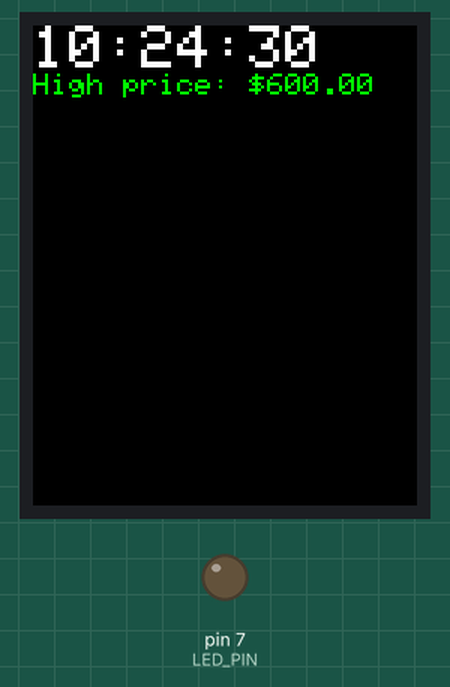
Simulated run of this sketch. Board: Arduino Uno, built with avr-gcc and run on an emulated ATmega328P. On the bench: 128×160 colour display, output pins drawn as LEDs (lit = HIGH). The local clock reads 2024-03-15 10:24:30 at power-on unless the sketch sets it.

Above: at 0.2 s.
At 4.3 s:
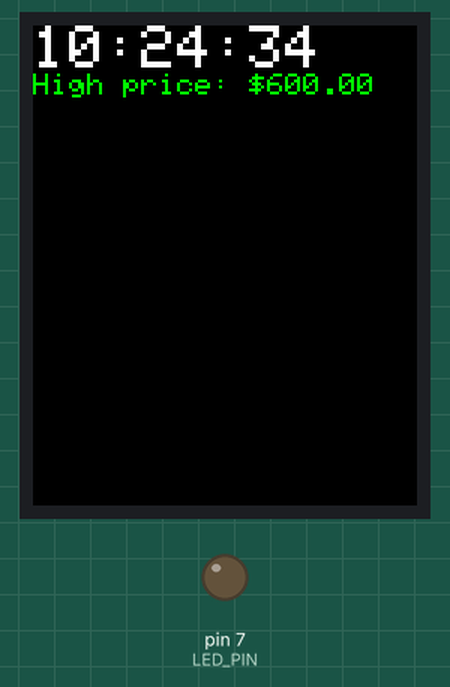
At 9.5 s:
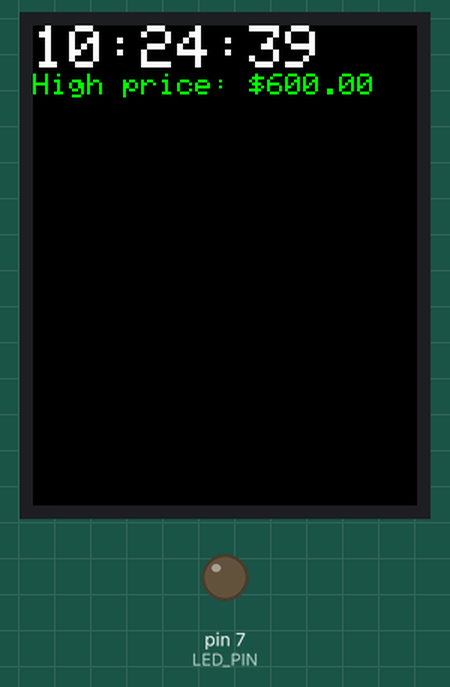
At 18.7 s:
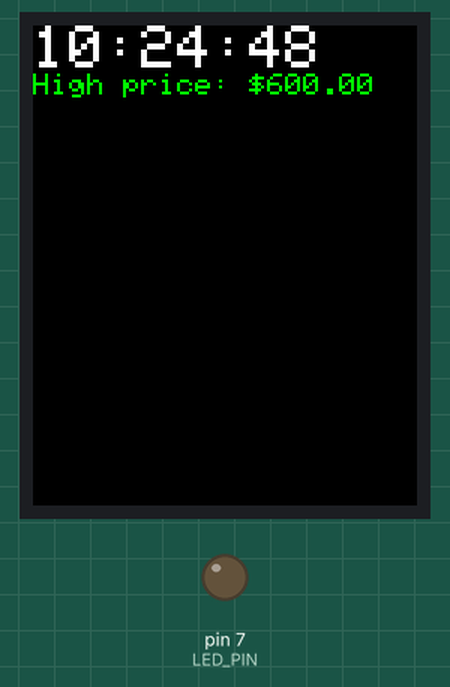
At 27.9 s:
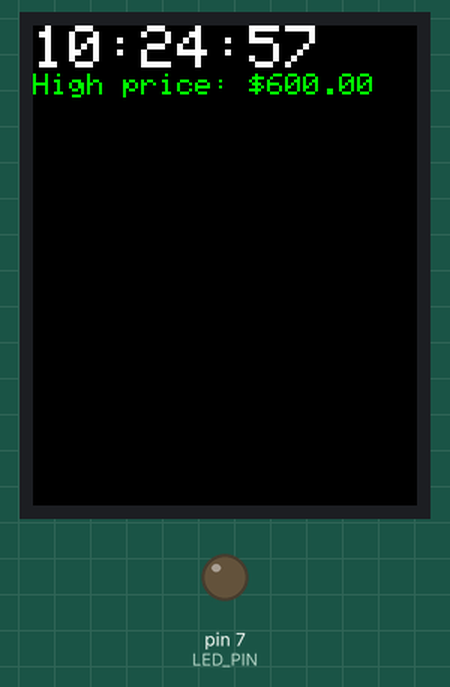
At 38.2 s:
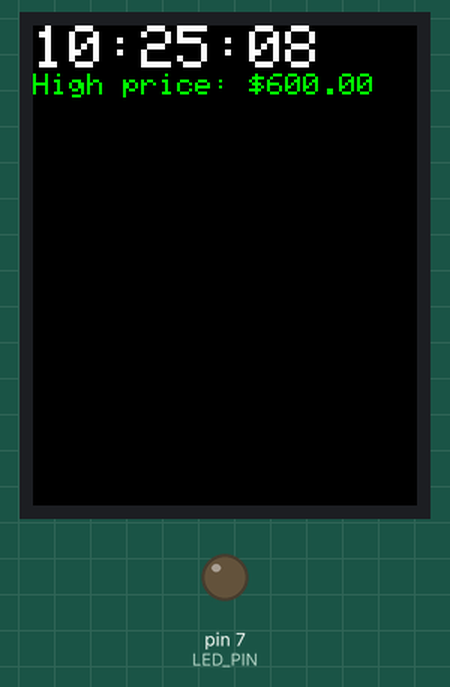

The sketch:

utility.ino
```cpp
#include <Wire.h>
#include <Adafruit_GFX.h>
#include <Adafruit_ST7735.h>
#include <RTClib.h>

#define TFT_CS     10
#define TFT_RST    8
#define TFT_DC     9
#define LED_PIN    7  // Connect the LED to this pin

Adafruit_ST7735 tft = Adafruit_ST7735(TFT_CS, TFT_DC, TFT_RST);
RTC_DS3231 rtc;

const char* csvData = "\
Time,Price\n\
1,300\n\
0,280\n\
2,260\n\
3,240\n\
4,220\n\
5,200\n\
6,250\n\
7,300\n\
8,400\n\
9,500\n\
10,600\n\
11,550\n\
12,450\n\
13,450\n\
14,400\n\
15,350\n\
16,300\n\
17,400\n\
18,500\n\
19,600\n\
20,500\n\
21,400\n\
22,350\n\
23,300";

void setup() {
  Serial.begin(9600);

  // Initialize TFT
  tft.initR(INITR_BLACKTAB);

  // Initialize RTC
  if (!rtc.begin()) {
    Serial.println("Couldn't find RTC");
    while (1);
  }

  if (rtc.lostPower()) {
    Serial.println("RTC lost power, let's set the time!");
    rtc.adjust(DateTime(F(__DATE__), F(__TIME__)));
  }

  pinMode(LED_PIN, OUTPUT);
}

void loop() {
  DateTime now = rtc.now();

  // Display the time on TFT and check price
  displayTimeAndCheckPrice(now);

  delay(1000); // Update every 1 second
}

void displayTimeAndCheckPrice(DateTime now) {
  tft.fillScreen(ST7735_BLACK);
  tft.setCursor(0, 0);

  // Print the time
  tft.setTextSize(2);
  tft.setTextColor(ST7735_WHITE);
  tft.print(now.hour(), DEC);
  tft.print(':');
  if (now.minute() < 10) {
    tft.print('0');
  }
  tft.print(now.minute(), DEC);
  tft.print(':');
  if (now.second() < 10) {
    tft.print('0');
  }
  tft.println(now.second(), DEC);

  // Check electricity price
  checkElectricityPrice(now);
}

void checkElectricityPrice(DateTime now) {
  int hour = now.hour();

  // Find the corresponding row in CSV data
  char searchStr[4];
  sprintf(searchStr, "%02d", hour);

  char* priceStr = strstr(csvData, searchStr);

  if (priceStr != NULL) {
    // Extract the price value in cents
    int priceInCents = atoi(priceStr + strlen(searchStr) + 1);

    // Convert cents to dollars
    float priceInDollars = static_cast<float>(priceInCents);

    if (priceInDollars < 501.0) {
      // Low price, turn on LED and display message
      digitalWrite(LED_PIN, HIGH);
      tft.setTextSize(1);
      tft.setTextColor(ST7735_GREEN);
      tft.print("Low price: $");
      tft.println(priceInDollars);
    } else {
      // High price, turn off LED and display message
      digitalWrite(LED_PIN, LOW);
      tft.setTextSize(1);
      tft.setTextColor(ST7735_GREEN);
      tft.print("High price: $");
      tft.println(priceInDollars);
    }}}
```

Measured:
- what the display in image 1 shows lasts 1.0 s, from 4.3 s to 5.3 s
